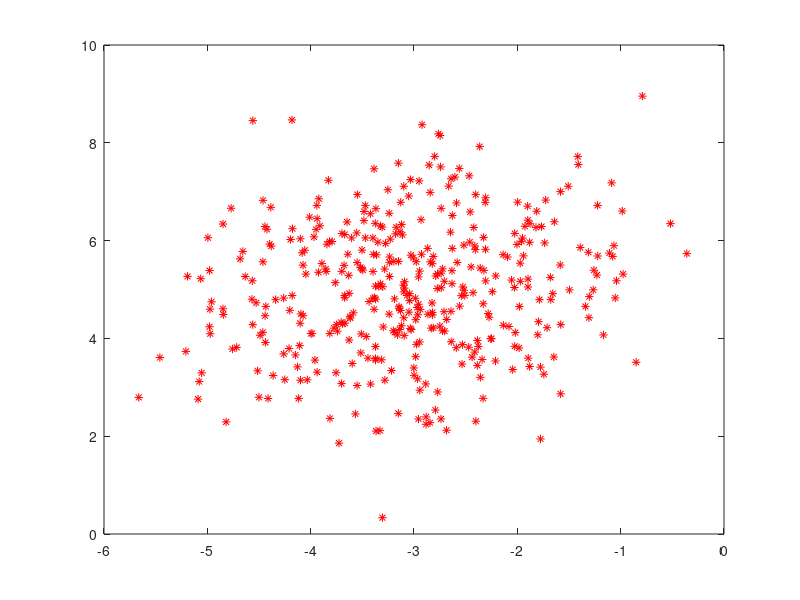

MATLAB code for this plot: (Note: this script raises an error after producing the figure.)
%DATOS DE ENTRADA
mu = [-3,5];
sigma = [1,.2;.2,1.8];
cases = 400;
P1 = mvnrnd( mu, sigma, cases );

mu2 = [100,110];
sigma2 = [9,8.2;8.2,9.8];
cases2 = 400;
P2 = mvnrnd( mu2, sigma2, cases2 );

mu3 = [-30,-21];
sigma3 = [1,.2;.2,1.8];
cases3 = 400;
P3 = mvnrnd( mu3, sigma3, cases3 );

mu4 = [10,12];
sigma4 = [1,.2;.2,1.8];
cases4 = 400;
P4 = mvnrnd( mu4, sigma4, cases4 );


P = [P1,P2,P3,P4]'; %REPETIR CON VARIAS PS

plot( P(1,:), P(2,:), '*r' )

% BD DE ENTRENAMIENTO Y VALIDACION


% DEFINICION SOM
net = selforgmap([66]);
net.trainParam.epochs = 200;

% CLASIFICAR RED CON RED DE ENTRADA
y = net(P);
classes = vect2ind(y);

% ENTRENAMIENTO
net = train(net,P);
